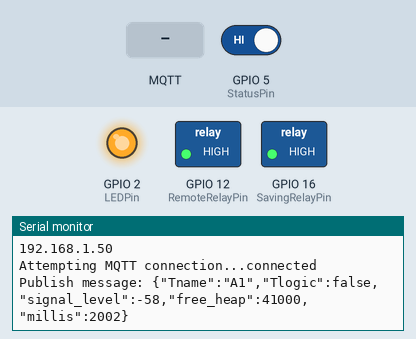
This sketch was run on a simulated ESP8266 (NodeMCU). Shown: switched loads named in the sketch (green lamp = pin HIGH), output pins drawn as LEDs (lit = HIGH), the last lines printed to the serial monitor. The test bench sets the inputs (shaded band); at power-on: GPIO 5 (StatusPin) HIGH. WiFi joins after 1.5 s; servers stay silent unless stated; no MQTT or app messages arrive unless stated.

Above: at 2.7 s.
2.8 s: GPIO 5 (StatusPin) driven LOW
At 5.5 s:
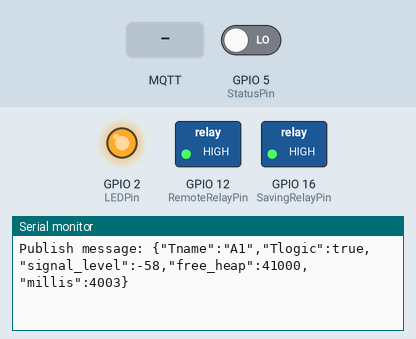
7.5 s: MQTT message "A1" arrives on the first subscribed topic
At 7.9 s:
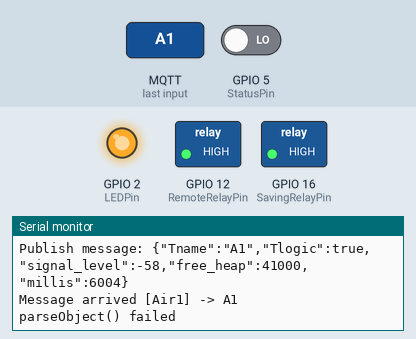
9.0 s: MQTT message "R" arrives on the first subscribed topic
At 9.8 s:
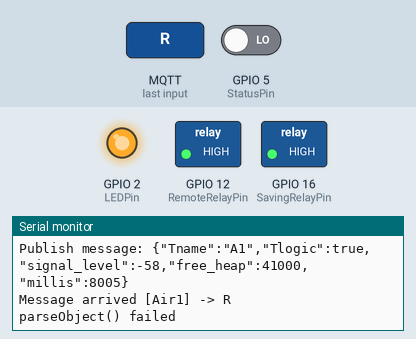
10.5 s: MQTT message "S" arrives on the first subscribed topic
At 11.5 s:
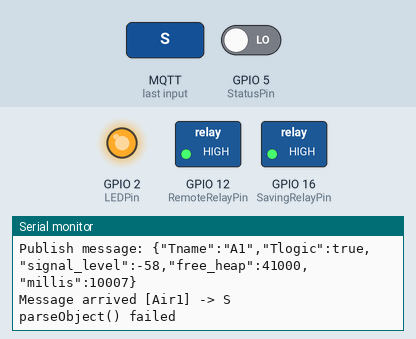
Timing chart, 0 to 13.0 s (numbered marks = the images above; inputs shaded):
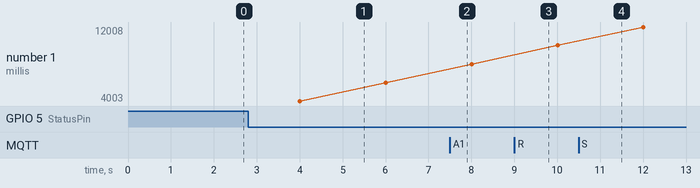

Measured:
- after the input at 2.8 s, the serial monitor: prints a new line after 1.2 s (image 1)
- after the input at 7.5 s, the serial monitor: prints a new line at once (image 2)
- after the input at 9.0 s, the serial monitor: prints a new line at once (image 3)
- after the input at 10.5 s, the serial monitor: prints a new line at once (image 4)
- plotted number 1: 8005 → 10007 after the input at 9.0 s

The sketch:

ESP8266_MQTT_Air_JSON_Interval_Variation.ino
```cpp
#include <ESP8266WiFi.h>
#include <PubSubClient.h>
#include <ArduinoJson.h>

#define RemoteRelayPin  12
#define SavingRelayPin  16
#define StatusPin       5
#define LEDPin          2

// Update these with values suitable for your network.
const char* ssid = "LASCS";
const char* password = "0842216218";
IPAddress ip_server(192, 168, 100, 1);

const char* ClientID = "ESP8266_Air1";
const char* inTopic = "Air1";
const char* outTopic = "Status";

unsigned long lastMsg = 0;
unsigned int intervalTime = 2000;
char C2Mmsg[200], M2Cmsg[200];

WiFiClient espClient;
PubSubClient client(espClient);

void setup_wifi() {

  delay(10);
  // We start by connecting to a WiFi network
  Serial.println();
  Serial.print("Connecting to ");
  Serial.println(ssid);

  WiFi.begin(ssid, password);

  while (WiFi.status() != WL_CONNECTED) {
    delay(500);
    Serial.print(".");
  }

  Serial.println("");
  Serial.println("WiFi connected");
  Serial.println("IP address: ");
  Serial.println(WiFi.localIP());
}

void callback(char* topic, byte* payload, unsigned int length) {
  Serial.print("Message arrived [");
  Serial.print(topic);
  Serial.print("] -> ");

  char* text;
  text = (char*) malloc(length + 1);
  memcpy(text, payload, length);
  text[length] = '\0';

  strcpy(M2Cmsg,"");
  strcpy(M2Cmsg, text);

  Serial.println(M2Cmsg);

  StaticJsonBuffer<200> RxBuffer;
  JsonObject& Rx = RxBuffer.parseObject(M2Cmsg);
  if (!Rx.success()) {
    Serial.println("parseObject() failed");
    return;
  }
  const char* Rname = Rx["Rname"];
  char mode = Rx["mode"];
  boolean Rlogic = Rx["Rlogic"];
  unsigned int Time = Rx["Time"];
  Serial.println(Rname);
  Serial.println(mode);
  Serial.println(Rlogic);
  Serial.println(Time);

  if(!strcmp(Rname,"A1"))
  {
    if(mode == 'R')
    {
      digitalWrite(RemoteRelayPin,!Rlogic);
      Serial.println("Remote Pin has changed");
    }
    else if(mode == 'S')
    {
      digitalWrite(SavingRelayPin,!Rlogic);
      Serial.println("Saving Pin has changed");
    }
  }

  if(Time != 0)
  {
    intervalTime = Time;
    Serial.println("Time Changed");
  }
  free(text);
  //if ((char)payload[0] == '1') {
}

void reconnect() {
  // Loop until we're reconnected
  while (!client.connected()) {
    Serial.print("Attempting MQTT connection...");
    // Attempt to connect
    if (client.connect(ClientID)) {
      Serial.println("connected");
      // Once connected, publish an announcement...
      client.publish(outTopic, "Air1 Connected");
      // ... and resubscribe
      client.subscribe(inTopic);
    } else {
      Serial.print("failed, rc=");
      Serial.print(client.state());
      Serial.println(" try again in 5 seconds");
      // Wait 5 seconds before retrying
      delay(5000);
    }
  }
}

void Generate_message()
{
  //boolean st = digitalRead(StatusPin);
  //snprintf (msg, 75, "M1#%d", st);

  boolean st = !digitalRead(StatusPin);
  StaticJsonBuffer<200> TxBuffer;
  JsonObject& Tx = TxBuffer.createObject();
  Tx["Tname"] = "A1";
  Tx["Tlogic"] = st;
  Tx["signal_level"] = WiFi.RSSI();
  Tx["free_heap"] = ESP.getFreeHeap();
  Tx["millis"] = millis();
  strcpy(C2Mmsg, "");
  Tx.printTo(C2Mmsg, sizeof(C2Mmsg));
}

void setup() {
  pinMode(RemoteRelayPin, OUTPUT);
  pinMode(SavingRelayPin, OUTPUT);
  pinMode(LEDPin, OUTPUT);
  pinMode(StatusPin, INPUT);
  digitalWrite(RemoteRelayPin, HIGH);
  digitalWrite(SavingRelayPin, HIGH);
  digitalWrite(LEDPin, HIGH);
  Serial.begin(115200);
  WiFi.mode(WIFI_STA);
  setup_wifi();
  client.setServer(ip_server, 1883);
  client.setCallback(callback);
}

void loop() {

  if (!client.connected())
  {
    reconnect();
  }
  client.loop();

  long now = millis();
  if (now - lastMsg > intervalTime) {
    lastMsg = now;

    Generate_message();
    Serial.print("Publish message: ");
    Serial.println(C2Mmsg);
    client.publish(outTopic, C2Mmsg);

    digitalWrite(LEDPin, LOW);
    delayMicroseconds(200);
    digitalWrite(LEDPin, HIGH);

  }
}
```
